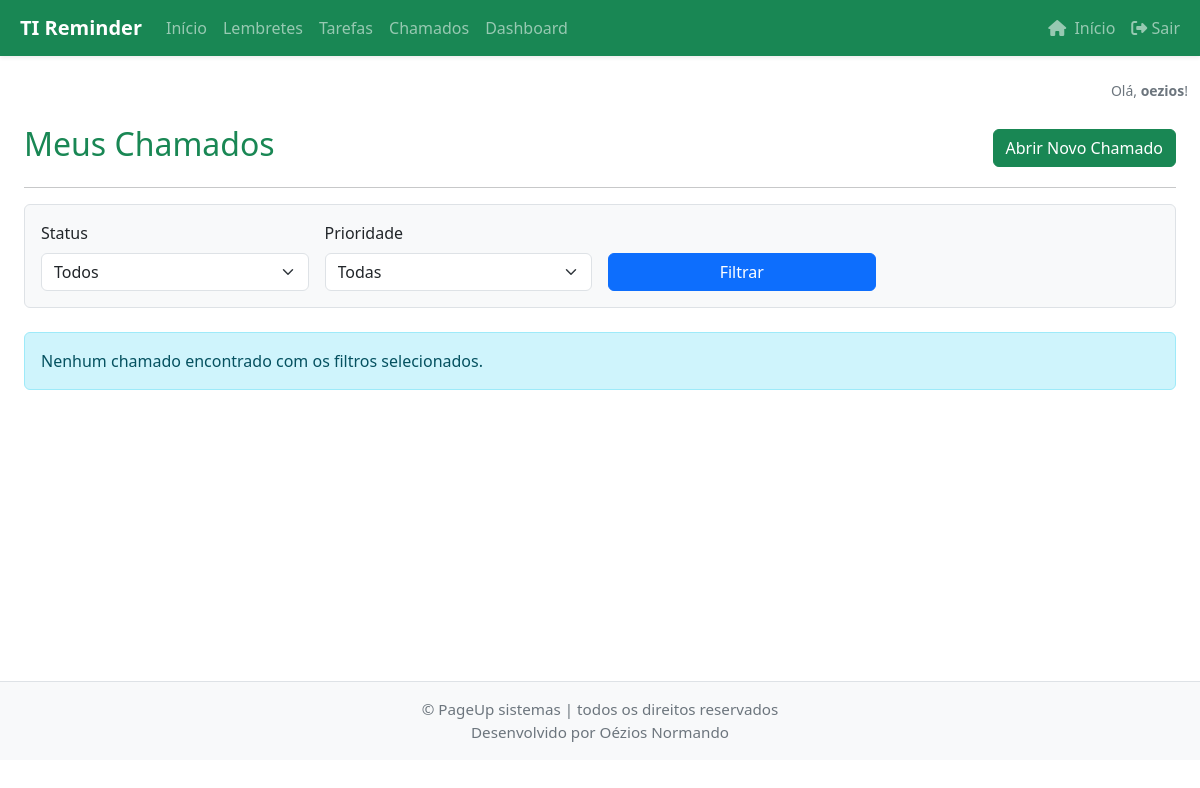
/chamados (signed in), run on an earlier commit of the app's database.
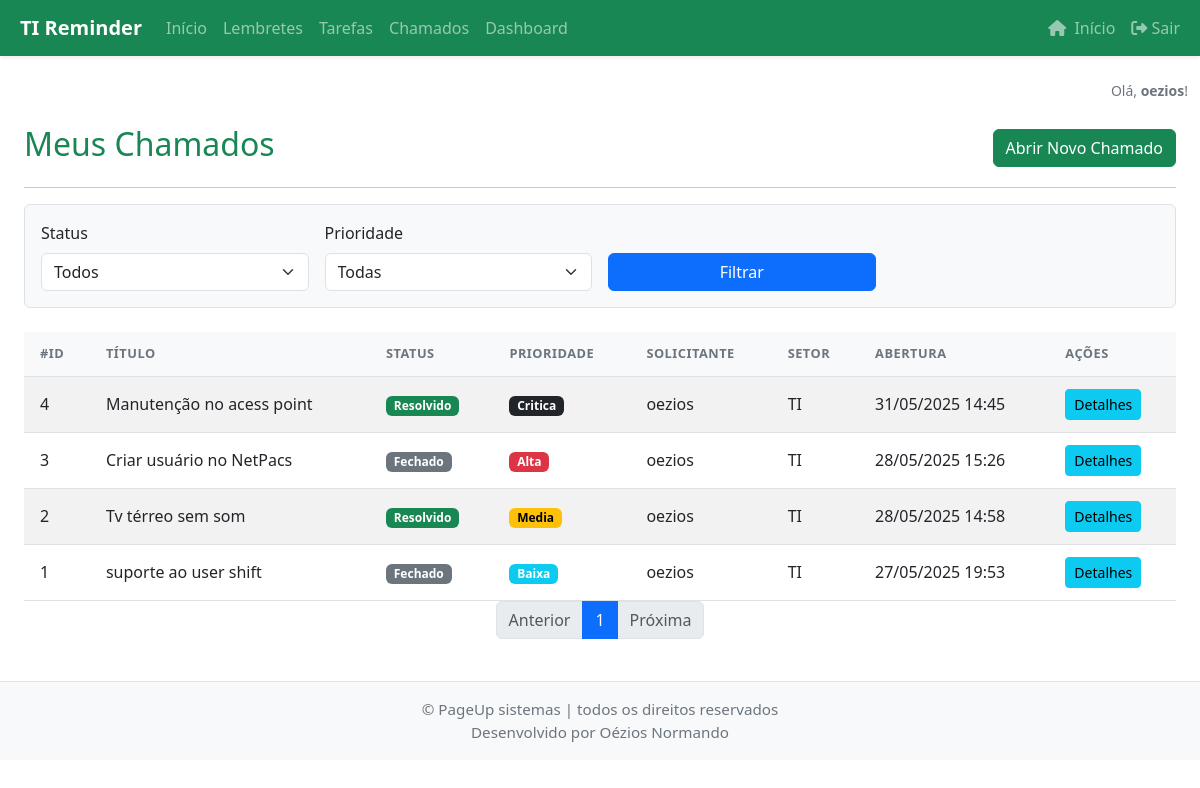
And on a later commit of the database.
### app/models.py (models this page shows, shortened)
class User(db.Model):
    id = db.Column(db.Integer, primary_key=True)
    username = db.Column(db.String(64), unique=True, nullable=False)
    email = db.Column(db.String(120), unique=True, nullable=False)
    password_hash = db.Column(db.String(128), nullable=False)
    is_admin = db.Column(db.Boolean, default=False)
    is_ti = db.Column(db.Boolean, default=False)  # Indica se o usuário é da equipe de TI
    ativo = db.Column(db.Boolean, default=True)  # Para ativação/desativação
    sector_id = db.Column(db.Integer, db.ForeignKey('sector.id'), nullable=True)
    sector = db.relationship('Sector', backref='usuarios')
    reminders = db.relationship('Reminder', backref='usuario', lazy=True)
    tasks = db.relationship('Task', backref='usuario', lazy=True)

class Chamado(db.Model):
    id = db.Column(db.Integer, primary_key=True)
    titulo = db.Column(db.String(120), nullable=False)
    descricao = db.Column(db.Text, nullable=False)
    status = db.Column(db.String(50), nullable=False, default='Aberto') # Ex: Aberto, Em Andamento, Resolvido, Fechado
    prioridade = db.Column(db.String(50), nullable=False, default='Media') # Ex: Baixa, Media, Alta, Critica
    data_abertura = db.Column(db.DateTime, nullable=False, default=datetime.utcnow)
    data_ultima_atualizacao = db.Column(db.DateTime, default=datetime.utcnow, onupdate=datetime.utcnow)
    data_fechamento = db.Column(db.DateTime, nullable=True)
    solicitante_id = db.Column(db.Integer, db.ForeignKey('user.id'), nullable=False)
    setor_id = db.Column(db.Integer, db.ForeignKey('sector.id'), nullable=False)
    responsavel_ti_id = db.Column(db.Integer, db.ForeignKey('user.id'), nullable=True)
    solicitante = db.relationship('User', foreign_keys=[solicitante_id], backref='chamados_solicitados')
    setor = db.relationship('Sector', backref='chamados')
    responsavel_ti = db.relationship('User', foreign_keys=[responsavel_ti_id], backref='chamados_responsaveis')

class Sector(db.Model):
    id = db.Column(db.Integer, primary_key=True)
    name = db.Column(db.String(100), unique=True, nullable=False)
    reminders = db.relationship('Reminder', backref='sector', lazy=True)
    tasks = db.relationship('Task', backref='sector', lazy=True)

### app/routes.py (the view)
@bp.route('/chamados', methods=['GET'])
@login_required
def listar_chamados():
    page = request.args.get('page', 1, type=int)
    per_page = 10
    status_filter = request.args.get('status', '')
    prioridade_filter = request.args.get('prioridade', '')
    setor_filter = request.args.get('setor_id', type=int)
    query = Chamado.query
    if not session.get('is_admin'): # Assumindo que 'is_admin' também cobre a equipe de TI por enquanto
        user_id = session.get('user_id')
        user = User.query.get(user_id)
        primeiro_lembrete = Reminder.query.filter_by(user_id=user_id).first()
        setor_id_usuario = primeiro_lembrete.sector_id if primeiro_lembrete and primeiro_lembrete.sector_id else None
        query = query.filter((Chamado.solicitante_id == user_id) | (Chamado.setor_id == setor_id_usuario))
    if status_filter:
        query = query.filter(Chamado.status == status_filter)
    if prioridade_filter:
        query = query.filter(Chamado.prioridade == prioridade_filter)
    if setor_filter:
        query = query.filter(Chamado.setor_id == setor_filter)
    chamados_paginated = query.order_by(Chamado.data_abertura.desc()).paginate(page=page, per_page=per_page)
    setores = Sector.query.order_by(Sector.name).all()
    status_list = db.session.query(Chamado.status).distinct().all()
    prioridade_list = db.session.query(Chamado.prioridade).distinct().all()
    return render_template('listar_chamados.html',
                           chamados=chamados_paginated.items,
                           pagination=chamados_paginated,
                           setores=setores,
                           status_list=[s[0] for s in status_list],
                           prioridade_list=[p[0] for p in prioridade_list],
                           title='Meus Chamados')

### app/auth_utils.py (called while the page is built)
def login_required(f):
    @wraps(f)
    def decorated_function(*args, **kwargs):
        if 'user_id' not in session:
            return redirect(url_for('auth.login', need_login=True))
        from .models import User
        user = User.query.get(session['user_id'])
        if user and not user.ativo:
            session.clear()
            flash('Seu acesso foi desativado pelo administrador.', 'danger')
            return redirect(url_for('auth.login'))
        return f(*args, **kwargs)
    return decorated_function

### app/templates/listar_chamados.html (shortened to what this page needs)
{% extends "base.html" %}
{% block content %}
<div class="container mt-4">
    <div class="d-flex justify-content-between align-items-center mb-3">
        <h2>{{ title }}</h2>
        <a href="{{ url_for("main.abrir_chamado") }}" class="btn btn-success">Abrir Novo Chamado</a>
    </div>
    <hr>
    <form method="GET" action="{{ url_for("main.listar_chamados") }}" class="mb-4 p-3 border rounded bg-light">
        <div class="row g-3 align-items-end">
            <div class="col-md-3">
                <label for="status" class="form-label">Status</label>
                <select name="status" id="status" class="form-select">
                    <option value="">Todos</option>
                </select>
            </div>
            <div class="col-md-3">
                <label for="prioridade" class="form-label">Prioridade</label>
                <select name="prioridade" id="prioridade" class="form-select">
                    <option value="">Todas</option>
                </select>
            </div>
            <div class="col-md-3">
                <button type="submit" class="btn btn-primary w-100">Filtrar</button>
            </div>
        </div>
    </form>
    {% if chamados %}
    <table class="table table-striped table-hover">
        <thead>
            <tr>
                <th>#ID</th>
                <th>Título</th>
                <th>Status</th>
                <th>Prioridade</th>
                <th>Solicitante</th>
                <th>Setor</th>
                <th>Abertura</th>
                <th>Ações</th>
            </tr>
        </thead>
        <tbody>
            {% for chamado in chamados %}
            <tr>
                <td>{{ chamado.id }}</td>
                <td>{{ chamado.titulo }}</td>
                <td><span class="badge bg-{{ "secondary" if chamado.status == "Fechado" else ("success" if chamado.status == "Resolvido" else ("warning" if chamado.status == "Em Andamento" else "primary")) }}">{{ chamado.status }}</span></td>
                <td><span class="badge bg-{{ "dark" if chamado.prioridade == "Critica" else ("danger" if chamado.prioridade == "Alta" else ("warning" if chamado.prioridade == "Media" else "info")) }}">{{ chamado.prioridade }}</span></td>
                <td>{{ chamado.solicitante.username if chamado.solicitante else "N/A" }}</td>
                <td>{{ chamado.setor.name if chamado.setor else "N/A" }}</td>
                <td>{{ chamado.data_abertura.strftime("%d/%m/%Y %H:%M") }}</td>
                <td>
                    <a href="{{ url_for("main.detalhe_chamado", id=chamado.id) }}" class="btn btn-sm btn-info">Detalhes</a>
                </td>
            </tr>
            {% endfor %}
        </tbody>
    </table>
    <nav aria-label="Page navigation">
        <ul class="pagination justify-content-center">
            {% if pagination.has_prev %}
                <li class="page-item"><a class="page-link" href="{{ url_for("main.listar_chamados", page=pagination.prev_num, status=request.args.get("status", ""), prioridade=request.args.get("prioridade", ""), setor_id=request.args.get("setor_id", "")) }}">Anterior</a></li>
            {% else %}
                <li class="page-item disabled"><span class="page-link">Anterior</span></li>
            {% endif %}
            {% for page_num in pagination.iter_pages() %}
                {% if page_num %}
                    {% if pagination.page == page_num %}
                        <li class="page-item active"><span class="page-link">{{ page_num }}</span></li>
                    {% else %}
                        <li class="page-item"><a class="page-link" href="{{ url_for("main.listar_chamados", page=page_num, status=request.args.get("status", ""), prioridade=request.args.get("prioridade", ""), setor_id=request.args.get("setor_id", "")) }}">{{ page_num }}</a></li>
                    {% endif %}
                {% else %}
                    <li class="page-item disabled"><span class="page-link">...</span></li>
                {% endif %}
            {% endfor %}
            {% if pagination.has_next %}
                <li class="page-item"><a class="page-link" href="{{ url_for("main.listar_chamados", page=pagination.next_num, status=request.args.get("status", ""), prioridade=request.args.get("prioridade", ""), setor_id=request.args.get("setor_id", "")) }}">Próxima</a></li>
            {% else %}
                <li class="page-item disabled"><span class="page-link">Próxima</span></li>
            {% endif %}
        </ul>
    </nav>
    {% else %}
    <div class="alert alert-info" role="alert">
        Nenhum chamado encontrado com os filtros selecionados.
    </div>
    {% endif %}
</div>
{% endblock %}

### app/templates/base.html (shortened to what this page needs)
<!DOCTYPE html>
<html lang="pt-br">
<head>
    <link href="https://cdn.jsdelivr.net/npm/bootstrap@5.3.0/dist/css/bootstrap.min.css" rel="stylesheet">
    <link rel="stylesheet" href="{{ url_for('static', filename='style.css') }}">
    <link rel="stylesheet" href="https://cdnjs.cloudflare.com/ajax/libs/font-awesome/6.4.2/css/all.min.css">
</head>
<body>
{% if session.get('user_id') %}
<nav class="navbar navbar-expand-lg navbar-dark bg-success shadow-sm mb-4">
  <div class="container-fluid">
    <a class="navbar-brand fw-bold" href="{{ url_for('main.index') }}">
      TI Reminder
    </a>
    <div class="collapse navbar-collapse">
      <ul class="navbar-nav me-auto mb-2 mb-lg-0">
        <li class="nav-item"><a class="nav-link" href="{{ url_for('main.index') }}">Início</a></li>
        <li class="nav-item"><a class="nav-link" href="{{ url_for('main.reminders') }}">Lembretes</a></li>
        <li class="nav-item"><a class="nav-link" href="{{ url_for('main.tasks') }}">Tarefas</a></li>
        <li class="nav-item"><a class="nav-link" href="{{ url_for('main.listar_chamados') }}">Chamados</a></li>
        <li class="nav-item"><a class="nav-link" href="{{ url_for('main.dashboard') }}">Dashboard</a></li>
      </ul>
      <ul class="navbar-nav ms-auto mb-2 mb-lg-0">
        <li class="nav-item">
          <a class="nav-link {% if request.endpoint == 'main.index' %}active{% endif %}" href="{{ url_for('main.index') }}"><i class="fas fa-home me-1"></i> Início</a>
        </li>
        <li class="nav-item">
          <a class="nav-link" href="{{ url_for('auth.logout') }}">
            <i class="fas fa-sign-out-alt"></i> Sair
          </a>
        </li>
      </ul>
    </div>
  </div>
</nav>
{% endif %}
<div class="container">
  <div class="row">
    {% if session.get('username') %}
    <div class="col-md-12">
      <div class="d-flex justify-content-end">
        <span class="text-secondary small">Olá, <strong>{{ session['username'] }}</strong>!</span>
      </div>
    </div>
    {% endif %}
  </div>
    {% block content %}{% endblock %}
</div>
<footer class="footer py-3 bg-light text-center border-top" style="font-size: 0.95rem; color: #6c757d;">
  <div class="container">
    <span>&copy; PageUp sistemas | todos os direitos reservados<br>Desenvolvido por Oézios Normando</span>
  </div>
</footer>
</body>
</html>

### app/static/style.css (style rules this page uses)
html, body { height: 100%; }
body { min-height: 100vh; display: flex; flex-direction: column; padding-bottom: 40px; }
.container { flex: 1 0 auto; overflow-y: auto; max-width: 100vw; }
.bg-info { background-color: #0dcaf0 !important; }
.bg-warning { color: #000 !important; background-color: #ffc107 !important; }
.bg-success { background-color: #198754 !important; }
.bg-danger { background-color: #dc3545 !important; }
.bg-dark { background-color: #212529 !important; }
.table { margin-bottom: 0; }
.table th { font-weight: 600; font-size: 0.8rem; text-transform: uppercase; letter-spacing: 0.5px; color: #6c757d; border-top: none; padding: 0.75rem 1rem; background-color: #f8f9fa; }
.table td { padding: 0.75rem 1rem; vertical-align: middle; border-top: 1px solid #f1f1f1; }

### app/templates/base.html (style rules this page uses)
.bg-success { background-color: #198754; border-color: #198754; }
a { color: #198754; }
h1, h2, h3, h4, h5, h6 { color: #198754; }

What changed in the data, as far as the page shows it:
added Chamado: id "4", titulo "Manutenção no acess point", status "Resolvido", prioridade "Critica", solicitante "oezios", setor "TI", data_abertura "31/05/2025 14:45"
added Chamado: id "3", titulo "Criar usuário no NetPacs", status "Fechado", prioridade "Alta", solicitante "oezios", setor "TI", data_abertura "28/05/2025 15:26"
added Chamado: id "2", titulo "Tv térreo sem som", status "Resolvido", prioridade "Media", solicitante "oezios", setor "TI", data_abertura "28/05/2025 14:58"
added Chamado: id "1", titulo "suporte ao user shift", status "Fechado", prioridade "Baixa", solicitante "oezios", setor "TI", data_abertura "27/05/2025 19:53"
Also different on the page:
text no longer shown: "Nenhum chamado encontrado com os filtros selecionados."
text now shown: "#ID TÍTULO STATUS PRIORIDADE SOLICITANTE SETOR ABERTURA AÇÕES Anterior Próxima"
new list line: "1"
